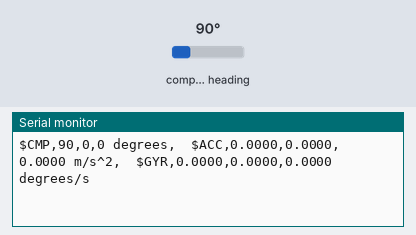
Recording of a sketch running on a simulated Arduino Uno, built with avr-gcc and run on an emulated ATmega328P. Shown: the last lines printed to the serial monitor. Wiring (inferred from the names in the program): CMPS compass at I2C address 0x60. The test bench sets the inputs (shaded band); at power-on: compass heading 90°.

Above: at 1.2 s.
1.3 s: compass heading set to 7°
At 1.43 s:
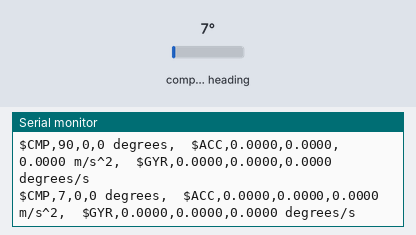
4.3 s: compass heading set to 90°
At 4.33 s:
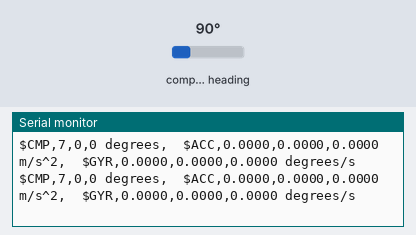
7.3 s: compass heading set to 180°
At 7.45 s:
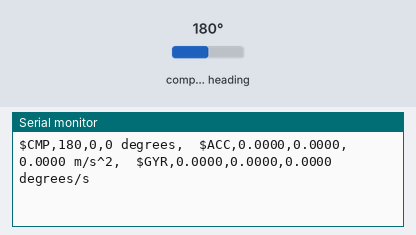
10.3 s: compass heading set to 90°
At 10.32 s:
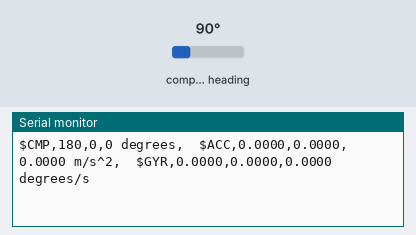
13.3 s: compass heading set to 269°
At 13.45 s:
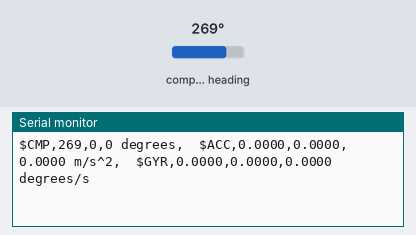
16.3 s: compass heading set to 4°
At 16.32 s:
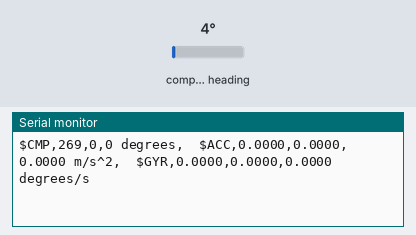
Timing chart, 0 to 19.3 s (numbered marks = the images above; inputs shaded):
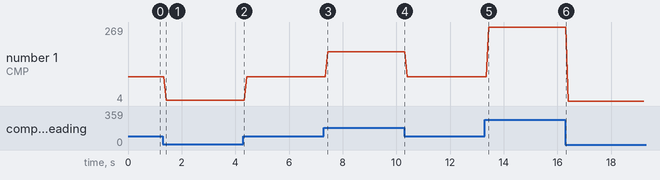

Measured:
- after the input at 1.3 s, the serial monitor: prints a new line after 0.12 s (image 1)
- after the input at 7.3 s, the serial monitor: prints a new line after 0.15 s (image 3)
- after the input at 13.3 s, the serial monitor: prints a new line after 0.14 s (image 5)
- plotted number 1: 90 → 7 after the input at 1.3 s, 90 → 180 after the input at 7.3 s, 90 → 269 after the input at 13.3 s, 269 → 4 after the input at 16.3 s

The sketch:

CMPS14.ino
```cpp
#include <Wire.h>

  //Address of the CMPS14 compass on i2c
  #define _i2cAddress 0x60

  #define CONTROL_Register 0

  #define BEARING_Register 2
  #define PITCH_Register 4
  #define ROLL_Register 5

  #define MAGNETX_Register  6
  #define MAGNETY_Register  8
  #define MAGNETZ_Register 10

  #define ACCELEROX_Register 12
  #define ACCELEROY_Register 14
  #define ACCELEROZ_Register 16

  #define GYROX_Register 18
  #define GYROY_Register 20
  #define GYROZ_Register 22

  #define ONE_BYTE   1
  #define TWO_BYTES  2
  #define FOUR_BYTES 4
  #define SIX_BYTES  6

//---------------------------------

  byte _byteHigh;
  byte _byteLow;

  int bearing;
  int nReceived;
  signed char pitch;
  signed char roll;

  float magnetX = 0;
  float magnetY = 0;
  float magnetZ = 0;

  float accelX = 0;
  float accelY = 0;
  float accelZ = 0;

  float accelScale = 9.80592991914f/1000.f; // 1 m/s^2

  float gyroX = 0;
  float gyroY = 0;
  float gyroZ = 0;

  float gyroScale = 1.0f/16.f; // 1 Dps


void setup() {

  Serial.begin(9600);

  // Initialize i2c
  Wire.begin();
}

void loop() {

  // Read the Compass
  ReadCompass();

  // Read the Accelerator
  ReadAccelerator();

  // Read the Gyroscope
  ReadGyro();

  // Print data to Serial Monitor window
  Serial.print("$CMP,");
  Serial.print(bearing);
  Serial.print(",");
  Serial.print(pitch);
  Serial.print(",");
  Serial.print(roll);
  Serial.print(" degrees,");

  Serial.print("\t$ACC,");
  Serial.print(accelX,4);
  Serial.print(",");
  Serial.print(accelY,4);
  Serial.print(",");
  Serial.print(accelZ,4);
  Serial.print(" m/s^2,");

  Serial.print("\t$GYR,");
  Serial.print(gyroX,4);
  Serial.print(",");
  Serial.print(gyroY,4);
  Serial.print(",");
  Serial.print(gyroZ,4);
  Serial.println(" degrees/s");

}

int16_t getBearing()
{
  // Begin communication with CMPS14
  Wire.beginTransmission(_i2cAddress);

  // Tell register you want some data
  Wire.write(BEARING_Register);

  // End the transmission
  int nackCatcher = Wire.endTransmission();

  // Return if we have a connection problem
  if(nackCatcher != 0){return 0;}

  // Request 2 bytes from CMPS14
  nReceived = Wire.requestFrom(_i2cAddress , TWO_BYTES);

  // Something has gone wrong
  if (nReceived != TWO_BYTES) return 0;

  // Read the values
  _byteHigh = Wire.read();
  _byteLow = Wire.read();

  // Calculate full bearing
  bearing = ((_byteHigh<<8) + _byteLow) / 10;

  return bearing;
}

byte getPitch()
{
  // Begin communication with CMPS14
  Wire.beginTransmission(_i2cAddress);

  // Tell register you want some data
  Wire.write(PITCH_Register);

  // End the transmission
  int nackCatcher = Wire.endTransmission();

  // Return if we have a connection problem
  if(nackCatcher != 0){return 0;}

  // Request 1 byte from CMPS14
  nReceived = Wire.requestFrom(_i2cAddress , ONE_BYTE);

  // Something has gone wrong
  if (nReceived != ONE_BYTE) return 0;

  // Read the values
  pitch = Wire.read();

  return pitch;
}

byte getRoll()
{
  // Begin communication with CMPS14
  Wire.beginTransmission(_i2cAddress);

  // Tell register you want some data
  Wire.write(ROLL_Register);

  // End the transmission
  int nackCatcher = Wire.endTransmission();

  // Return if we have a connection problem
  if(nackCatcher != 0){return 0;}

  // Request 1 byte from CMPS14
  nReceived = Wire.requestFrom(_i2cAddress , ONE_BYTE);

  // Something has gone wrong
  if (nReceived != ONE_BYTE) return 0;

  // Read the values
  roll = Wire.read();

  return roll ;
}

int16_t getgyroX()
{
  // Begin communication with CMPS14
  Wire.beginTransmission(_i2cAddress);

  // Tell register you want some data
  Wire.write(GYROX_Register);

  // End the transmission
  int nackCatcher = Wire.endTransmission();

  // Return if we have a connection problem
  if(nackCatcher != 0){return 0;}

  // Request 2 bytes from CMPS14
  nReceived = Wire.requestFrom(_i2cAddress , TWO_BYTES);

  // Something has gone wrong
  if (nReceived != TWO_BYTES) return 0;

  // Read the values
  _byteHigh = Wire.read();
  _byteLow = Wire.read();

  // Calculate GryoX
  return ((_byteHigh<<8) + _byteLow);
}

int16_t getgyroY()
{
  // Begin communication with CMPS14
  Wire.beginTransmission(_i2cAddress);

  // Tell register you want some data
  Wire.write(GYROY_Register);

  // End the transmission
  int nackCatcher = Wire.endTransmission();

  // Return if we have a connection problem
  if(nackCatcher != 0){return 0;}

  // Request 2 bytes from CMPS14
  nReceived = Wire.requestFrom(_i2cAddress , TWO_BYTES);

  // Something has gone wrong
  if (nReceived != TWO_BYTES) return 0;

  // Read the values
  _byteHigh = Wire.read();
  _byteLow = Wire.read();

  // Calculate GryoY
  return ((_byteHigh<<8) + _byteLow);
}

int16_t getgyroZ()
{
  // Begin communication with CMPS14
  Wire.beginTransmission(_i2cAddress);

  // Tell register you want some data
  Wire.write(GYROZ_Register);

  // End the transmission
  int nackCatcher = Wire.endTransmission();

  // Return if we have a connection problem
  if(nackCatcher != 0){return 0;}

  // Request 2 bytes from CMPS14
  nReceived = Wire.requestFrom(_i2cAddress , TWO_BYTES);

  // Something has gone wrong
  if (nReceived != TWO_BYTES) return 0;

  // Read the values
  _byteHigh = Wire.read();
  _byteLow = Wire.read();

  // Calculate GryoZ
  return ((_byteHigh<<8) + _byteLow);
}

int16_t getAcceleroX()
{
  // Begin communication with CMPS14
  Wire.beginTransmission(_i2cAddress);

  // Tell register you want some data
  Wire.write(ACCELEROX_Register);

  // End the transmission
  int nackCatcher = Wire.endTransmission();

  // Return if we have a connection problem
  if(nackCatcher != 0){return 0;}

  // Request 2 bytes from CMPS14
  nReceived = Wire.requestFrom(_i2cAddress , TWO_BYTES);

  // Something has gone wrong
  if (nReceived != TWO_BYTES) return 0;

  // Read the values
  _byteHigh = Wire.read();
  _byteLow = Wire.read();

  // Calculate Accelerometer
  return (((int16_t)_byteHigh <<8) + (int16_t)_byteLow);
}

int16_t getAcceleroY()
{
  // Begin communication with CMPS14
  Wire.beginTransmission(_i2cAddress);

  // Tell register you want some data
  Wire.write(ACCELEROY_Register);

  // End the transmission
  int nackCatcher = Wire.endTransmission();

  // Return if we have a connection problem
  if(nackCatcher != 0){return 0;}

  // Request 2 bytes from CMPS14
  nReceived = Wire.requestFrom(_i2cAddress , TWO_BYTES);

  // Something has gone wrong
  if (nReceived != TWO_BYTES) return 0;

  // Read the values
  _byteHigh = Wire.read();
  _byteLow = Wire.read();

  // Calculate Accelerometer
  return (((int16_t)_byteHigh <<8) + (int16_t)_byteLow);
}

int16_t getAcceleroZ()
{
  // Begin communication with CMPS14
  Wire.beginTransmission(_i2cAddress);

  // Tell register you want some data
  Wire.write(ACCELEROZ_Register);

  // End the transmission
  int nackCatcher = Wire.endTransmission();

  // Return if we have a connection problem
  if(nackCatcher != 0){return 0;}

  // Request 2 bytes from CMPS14
  nReceived = Wire.requestFrom(_i2cAddress , TWO_BYTES);

  // Something has gone wrong
  if (nReceived != TWO_BYTES) return 0;

  // Read the values
  _byteHigh = Wire.read();
  _byteLow = Wire.read();

  // Calculate Accelerometer
  return (((int16_t)_byteHigh <<8) + (int16_t)_byteLow);

}

int16_t getMagnetX()
{
  // Begin communication with CMPS14
  Wire.beginTransmission(_i2cAddress);

  // Tell register you want some data
  Wire.write(MAGNETX_Register);

  // End the transmission
  int nackCatcher = Wire.endTransmission();

  // Return if we have a connection problem
  if(nackCatcher != 0){return 0;}

  // Request 2 bytes from CMPS14
  nReceived = Wire.requestFrom(_i2cAddress , TWO_BYTES);

  // Something has gone wrong
  if (nReceived != TWO_BYTES) return 0;

  // Read the values
  _byteHigh = Wire.read();
  _byteLow = Wire.read();

  // Calculate value
  return (((int16_t)_byteHigh <<8) + (int16_t)_byteLow);
}

int16_t getMagnetY()
{
  // Begin communication with CMPS14
  Wire.beginTransmission(_i2cAddress);

  // Tell register you want some data
  Wire.write(MAGNETY_Register);

  // End the transmission
  int nackCatcher = Wire.endTransmission();

  // Return if we have a connection problem
  if(nackCatcher != 0){return 0;}

  // Request 2 bytes from CMPS14
  nReceived = Wire.requestFrom(_i2cAddress , TWO_BYTES);

  // Something has gone wrong
  if (nReceived != TWO_BYTES) return 0;

  // Read the values
  _byteHigh = Wire.read();
  _byteLow = Wire.read();

  // Calculate value
  return (((int16_t)_byteHigh <<8) + (int16_t)_byteLow);
}

int16_t getMagnetZ()
{
  // Begin communication with CMPS14
  Wire.beginTransmission(_i2cAddress);

  // Tell register you want some data
  Wire.write(MAGNETZ_Register);

  // End the transmission
  int nackCatcher = Wire.endTransmission();

  // Return if we have a connection problem
  if(nackCatcher != 0){return 0;}

  // Request 2 bytes from CMPS14
  nReceived = Wire.requestFrom(_i2cAddress , TWO_BYTES);

  // Something has gone wrong
  if (nReceived != TWO_BYTES) return 0;

  // Read the values
  _byteHigh = Wire.read();
  _byteLow = Wire.read();

  // Calculate value
  return (((int16_t)_byteHigh <<8) + (int16_t)_byteLow);
}

void ReadCompass()
{
  // Begin communication with CMPS14
  Wire.beginTransmission(_i2cAddress);

  // Tell register you want some data
  Wire.write(BEARING_Register);

  // End the transmission
  int nackCatcher = Wire.endTransmission();

  // Return if we have a connection problem
  if(nackCatcher != 0){bearing = 0; pitch = 0;  roll = 0; return;}

  // Request 4 bytes from CMPS14
  nReceived = Wire.requestFrom(_i2cAddress , FOUR_BYTES);

  // Something has gone wrong
  if (nReceived != FOUR_BYTES) {bearing = 0; pitch = 0;  roll = 0; return;}

  // Read the values
  _byteHigh = Wire.read(); _byteLow = Wire.read();
  bearing = ((_byteHigh<<8) + _byteLow) / 10;

  // Read the values
  pitch = Wire.read();

  // Read the values
  roll = Wire.read();

}


void ReadAccelerator()
{
  // Begin communication with CMPS14
  Wire.beginTransmission(_i2cAddress);

  // Tell register you want some data
  Wire.write(ACCELEROX_Register);

  // End the transmission
  int nackCatcher = Wire.endTransmission();

  // Return if we have a connection problem
  if(nackCatcher != 0){accelX = 0; accelY = 0; accelZ = 0; return;}

  // Request 6 bytes from CMPS14
  nReceived = Wire.requestFrom(_i2cAddress , SIX_BYTES);

  // Something has gone wrong
  if (nReceived != SIX_BYTES) {accelX = 0; accelY = 0; accelZ = 0; return;}

  // Read the values
  _byteHigh = Wire.read(); _byteLow = Wire.read();
  accelX = (((int16_t)_byteHigh <<8) + (int16_t)_byteLow) * accelScale;

  // Read the values
  _byteHigh = Wire.read(); _byteLow = Wire.read();
  accelY = (((int16_t)_byteHigh <<8) + (int16_t)_byteLow) * accelScale;

  // Read the values
  _byteHigh = Wire.read(); _byteLow = Wire.read();
  accelZ = (((int16_t)_byteHigh <<8) + (int16_t)_byteLow) * accelScale;

}

void ReadGyro()
{
  // Begin communication with CMPS14
  Wire.beginTransmission(_i2cAddress);

  // Tell register you want some data
  Wire.write(GYROX_Register);

  // End the transmission
  int nackCatcher = Wire.endTransmission();

  // Return if we have a connection problem
  if(nackCatcher != 0){gyroX = 0; gyroY = 0; gyroZ = 0; return;}

  // Request 6 bytes from CMPS14
  nReceived = Wire.requestFrom(_i2cAddress , SIX_BYTES);

  // Timed out so return
  if (nReceived != SIX_BYTES) {accelX = 0; accelY = 0; accelZ = 0; return;}

  // Read the values
  _byteHigh = Wire.read(); _byteLow = Wire.read();
  gyroX = (((int16_t)_byteHigh <<8) + (int16_t)_byteLow) * gyroScale;

    // Read the values
  _byteHigh = Wire.read(); _byteLow = Wire.read();
  gyroY = (((int16_t)_byteHigh <<8) + (int16_t)_byteLow) * gyroScale;

  // Read the values
  _byteHigh = Wire.read(); _byteLow = Wire.read();
  gyroZ = (((int16_t)_byteHigh <<8) + (int16_t)_byteLow) * gyroScale;

}


void changeAddress(byte i2cAddress, byte newi2cAddress)
{
  // Reset the address on the i2c network
  // Ensure that you have only this module connected on the i2c network
  // The 7 bit i2c address must end with a 0. (even numbers please)
  // For example changeAddress(0x60, 0x64)

  // Address 0x60, 1 long flash, 0 short flashes
  // Address 0x62, 1 long flash, 1 short flashes
  // Address 0x64, 1 long flash, 2 short flashes
  // Address 0x66, 1 long flash, 3 short flashes
  // Address 0x68, 1 long flash, 4 short flashes
  // Address 0x6A, 1 long flash, 5 short flashes
  // Address 0x6C, 1 long flash, 6 short flashes
  // Address 0x6E, 1 long flash, 7 short flashes

  // Begin communication
  Wire.beginTransmission(i2cAddress);
  Wire.write(CONTROL_Register);
  Wire.write(byte(0xA0));

  // End the transmission
  int nackCatcher = Wire.endTransmission();

  //Wait 100ms
  delay(100);

  // Begin communication
  Wire.beginTransmission(i2cAddress);
  Wire.write(CONTROL_Register);
  Wire.write(byte(0xAA));

  // End the transmission
  nackCatcher = Wire.endTransmission();

  // Return if we have a connection problem
  if(nackCatcher != 0){return;}

  //Wait 100ms
  delay(100);

  // Begin communication
  Wire.beginTransmission(i2cAddress);
  Wire.write(CONTROL_Register);
  Wire.write(byte(0xA5));

  // End the transmission
  nackCatcher = Wire.endTransmission();

  // Return if we have a connection problem
  if(nackCatcher != 0){return;}

  //Wait 100ms
  delay(100);

  // Begin communication
  Wire.beginTransmission(i2cAddress);
  Wire.write(CONTROL_Register);
  Wire.write(newi2cAddress);

  // End the transmission
  nackCatcher = Wire.endTransmission();

  // Return if we have a connection problem
  if(nackCatcher != 0){return;}

}
```
